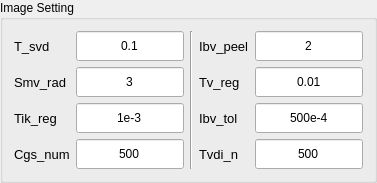
             <widget class="QGroupBox" name="groupBox_16">
              <property name="title">
               <string>Image Setting</string>
              </property>
              <layout class="QHBoxLayout" name="horizontalLayout_16">
               <item>
                <layout class="QFormLayout" name="formLayout_23">
                 <item row="0" column="0">
                  <widget class="QLabel" name="label_70">
                   <property name="minimumSize">
                    <size>
                     <width>0</width>
                     <height>30</height>
                    </size>
                   </property>
                   <property name="font">
                    <font>
                     <family>Microsoft JhengHei UI</family>
                     <pointsize>10</pointsize>
                     <weight>50</weight>
                     <bold>false</bold>
                    </font>
                   </property>
                   <property name="layoutDirection">
                    <enum>Qt::LeftToRight</enum>
                   </property>
                   <property name="styleSheet">
                    <string notr="true"/>
                   </property>
                   <property name="text">
                    <string>T_svd</string>
                   </property>
                  </widget>
                 </item>
                 <item row="0" column="1">
                  <widget class="QLineEdit" name="TSvd_ledit_5">
                   <property name="minimumSize">
                    <size>
                     <width>0</width>
                     <height>30</height>
                    </size>
                   </property>
                   <property name="toolTip">
                    <string>truncation of SVD for SHARP : 0.1</string>
                   </property>
                   <property name="text">
                    <string>0.1</string>
                   </property>
                   <property name="alignment">
                    <set>Qt::AlignCenter</set>
                   </property>
                  </widget>
                 </item>
                 <item row="1" column="0">
                  <widget class="QLabel" name="label_71">
                   <property name="minimumSize">
                    <size>
                     <width>0</width>
                     <height>30</height>
                    </size>
                   </property>
                   <property name="font">
                    <font>
                     <family>Microsoft JhengHei UI</family>
                     <pointsize>10</pointsize>
                     <weight>50</weight>
                     <bold>false</bold>
                    </font>
                   </property>
                   <property name="styleSheet">
                    <string notr="true"/>
                   </property>
                   <property name="text">
                    <string>Smv_rad</string>
                   </property>
                  </widget>
                 </item>
                 <item row="1" column="1">
                  <widget class="QLineEdit" name="SmvRad_ledit_5">
                   <property name="minimumSize">
                    <size>
                     <width>0</width>
                     <height>30</height>
                    </size>
                   </property>
                   <property name="toolTip">
                    <string> radius (mm) of SMV convolution kernel : 3</string>
                   </property>
                   <property name="text">
                    <string>3</string>
                   </property>
                   <property name="alignment">
                    <set>Qt::AlignCenter</set>
                   </property>
                  </widget>
                 </item>
                 <item row="2" column="0">
                  <widget class="QLabel" name="label_72">
                   <property name="minimumSize">
                    <size>
                     <width>0</width>
                     <height>30</height>
                    </size>
                   </property>
                   <property name="font">
                    <font>
                     <family>Microsoft JhengHei UI</family>
                     <pointsize>10</pointsize>
                     <weight>50</weight>
                     <bold>false</bold>
                    </font>
                   </property>
                   <property name="styleSheet">
                    <string notr="true"/>
                   </property>
                   <property name="text">
                    <string>Tik_reg</string>
                   </property>
                  </widget>
                 </item>
                 <item row="2" column="1">
                  <widget class="QLineEdit" name="TikReg_ledit_5">
                   <property name="minimumSize">
                    <size>
                     <width>0</width>
                     <height>30</height>
                    </size>
                   </property>
                   <property name="toolTip">
                    <string>Tikhonov regularization for resharp : 1e-3</string>
                   </property>
                   <property name="text">
                    <string>1e-3</string>
                   </property>
                   <property name="alignment">
                    <set>Qt::AlignCenter</set>
                   </property>
                  </widget>
                 </item>
                 <item row="3" column="0">
                  <widget class="QLabel" name="label_73">
                   <property name="minimumSize">
                    <size>
                     <width>0</width>
                     <height>30</height>
                    </size>
                   </property>
                   <property name="font">
                    <font>
                     <family>Microsoft JhengHei UI</family>
                     <pointsize>10</pointsize>
                     <weight>50</weight>
                     <bold>false</bold>
                    </font>
                   </property>
                   <property name="styleSheet">
                    <string notr="true"/>
                   </property>
                   <property name="text">
                    <string>Cgs_num</string>
                   </property>
                  </widget>
                 </item>
                 <item row="3" column="1">
                  <widget class="QLineEdit" name="CgsNum_ledit_5">
                   <property name="minimumSize">
                    <size>
                     <width>0</width>
                     <height>30</height>
                    </size>
                   </property>
                   <property name="toolTip">
                    <string> max interation number for RESHARP : 500</string>
                   </property>
                   <property name="text">
                    <string>500</string>
                   </property>
                   <property name="alignment">
                    <set>Qt::AlignCenter</set>
                   </property>
                  </widget>
                 </item>
                </layout>
               </item>
               <item>
                <widget class="Line" name="line_11">
                 <property name="orientation">
                  <enum>Qt::Vertical</enum>
                 </property>
                </widget>
               </item>
               <item>
                <layout class="QFormLayout" name="formLayout_24">
                 <item row="0" column="0">
                  <widget class="QLabel" name="label_74">
                   <property name="minimumSize">
                    <size>
                     <width>0</width>
                     <height>30</height>
                    </size>
                   </property>
                   <property name="font">
                    <font>
                     <family>Microsoft JhengHei UI</family>
                     <pointsize>10</pointsize>
                     <weight>50</weight>
                     <bold>false</bold>
                    </font>
                   </property>
                   <property name="styleSheet">
                    <string notr="true"/>
                   </property>
                   <property name="text">
                    <string>Ibv_peel</string>
                   </property>
                  </widget>
                 </item>
                 <item row="1" column="0">
                  <widget class="QLabel" name="label_75">
                   <property name="minimumSize">
                    <size>
                     <width>0</width>
                     <height>30</height>
                    </size>
                   </property>
                   <property name="font">
                    <font>
                     <family>Microsoft JhengHei UI</family>
                     <pointsize>10</pointsize>
                     <weight>50</weight>
                     <bold>false</bold>
                    </font>
                   </property>
                   <property name="styleSheet">
                    <string notr="true"/>
                   </property>
                   <property name="text">
                    <string>Tv_reg</string>
                   </property>
                  </widget>
                 </item>
                 <item row="2" column="0">
                  <widget class="QLabel" name="label_76">
                   <property name="minimumSize">
                    <size>
                     <width>0</width>
                     <height>30</height>
                    </size>
                   </property>
                   <property name="font">
                    <font>
                     <family>Microsoft JhengHei UI</family>
                     <pointsize>10</pointsize>
                     <weight>50</weight>
                     <bold>false</bold>
                    </font>
                   </property>
                   <property name="styleSheet">
                    <string notr="true"/>
                   </property>
                   <property name="text">
                    <string>Ibv_tol</string>
                   </property>
                  </widget>
                 </item>
                 <item row="3" column="0">
                  <widget class="QLabel" name="label_77">
                   <property name="minimumSize">
                    <size>
                     <width>0</width>
                     <height>30</height>
                    </size>
                   </property>
                   <property name="font">
                    <font>
                     <family>Microsoft JhengHei UI</family>
                     <pointsize>10</pointsize>
                     <weight>50</weight>
                     <bold>false</bold>
                    </font>
                   </property>
                   <property name="styleSheet">
                    <string notr="true"/>
                   </property>
                   <property name="text">
                    <string>Tvdi_n</string>
                   </property>
                  </widget>
                 </item>
                 <item row="0" column="1">
                  <widget class="QLineEdit" name="LbvPeel_ledit_5">
                   <property name="minimumSize">
                    <size>
                     <width>0</width>
                     <height>30</height>
                    </size>
                   </property>
                   <property name="toolTip">
                    <string> LBV layers to be peeled off : 2</string>
                   </property>
                   <property name="text">
                    <string>2</string>
                   </property>
                   <property name="alignment">
                    <set>Qt::AlignCenter</set>
                   </property>
                  </widget>
                 </item>
                 <item row="1" column="1">
                  <widget class="QLineEdit" name="LbvTol_edit_5">
                   <property name="minimumSize">
                    <size>
                     <width>0</width>
                     <height>30</height>
                    </size>
                   </property>
                   <property name="toolTip">
                    <string>LBV interation error tolerance : 0.01</string>
                   </property>
                   <property name="text">
                    <string>0.01</string>
                   </property>
                   <property name="alignment">
                    <set>Qt::AlignCenter</set>
                   </property>
                  </widget>
                 </item>
                 <item row="2" column="1">
                  <widget class="QLineEdit" name="TvReg_ledit_5">
                   <property name="minimumSize">
                    <size>
                     <width>0</width>
                     <height>30</height>
                    </size>
                   </property>
                   <property name="toolTip">
                    <string>Total variation regularization parameter : 5e-4</string>
                   </property>
                   <property name="text">
                    <string>500e-4</string>
                   </property>
                   <property name="alignment">
                    <set>Qt::AlignCenter</set>
                   </property>
                  </widget>
                 </item>
                 <item row="3" column="1">
                  <widget class="QLineEdit" name="TvdiN_ledit_5">
                   <property name="minimumSize">
                    <size>
                     <width>0</width>
                     <height>30</height>
                    </size>
                   </property>
                   <property name="toolTip">
                    <string>Iteration number of TVDI (nlcg) : 500</string>
                   </property>
                   <property name="text">
                    <string>500</string>
                   </property>
                   <property name="alignment">
                    <set>Qt::AlignCenter</set>
                   </property>
                  </widget>
                 </item>
                </layout>
               </item>
              </layout>
             </widget>
